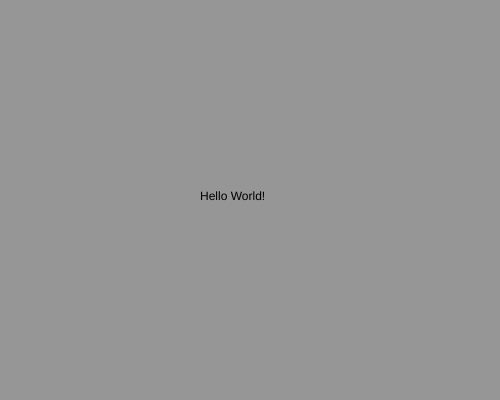
Frame 1 (no input)
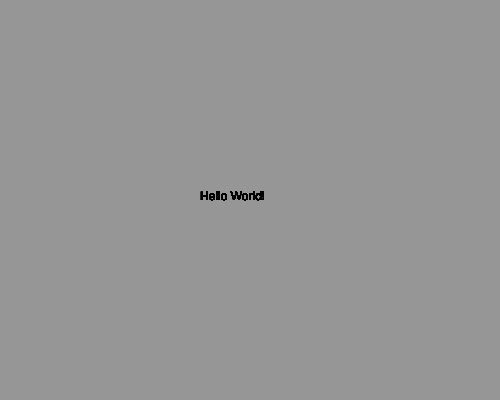
Frame 60 (no input)
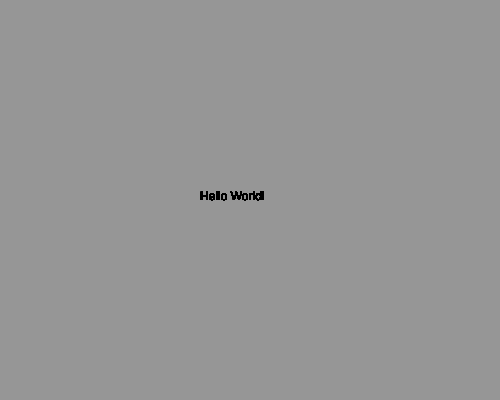
Frame 120 (the mouse pressed at the canvas centre since frame 60)

The p5.js sketch that drew these frames (run headless with seeded random() and noise() and a simulated clock; from frame 60 on, the mouse is pressed at the canvas centre):

// p5.js sketch
// ── sketch.js
// declare setup function
function setup(){

// this is the canvas
createCanvas( 500, 400 );

// this is the background color
background(150);
}

// declare draw function
function draw(){

// declare text function
text( "Hello World!", 200, 200 );
}
